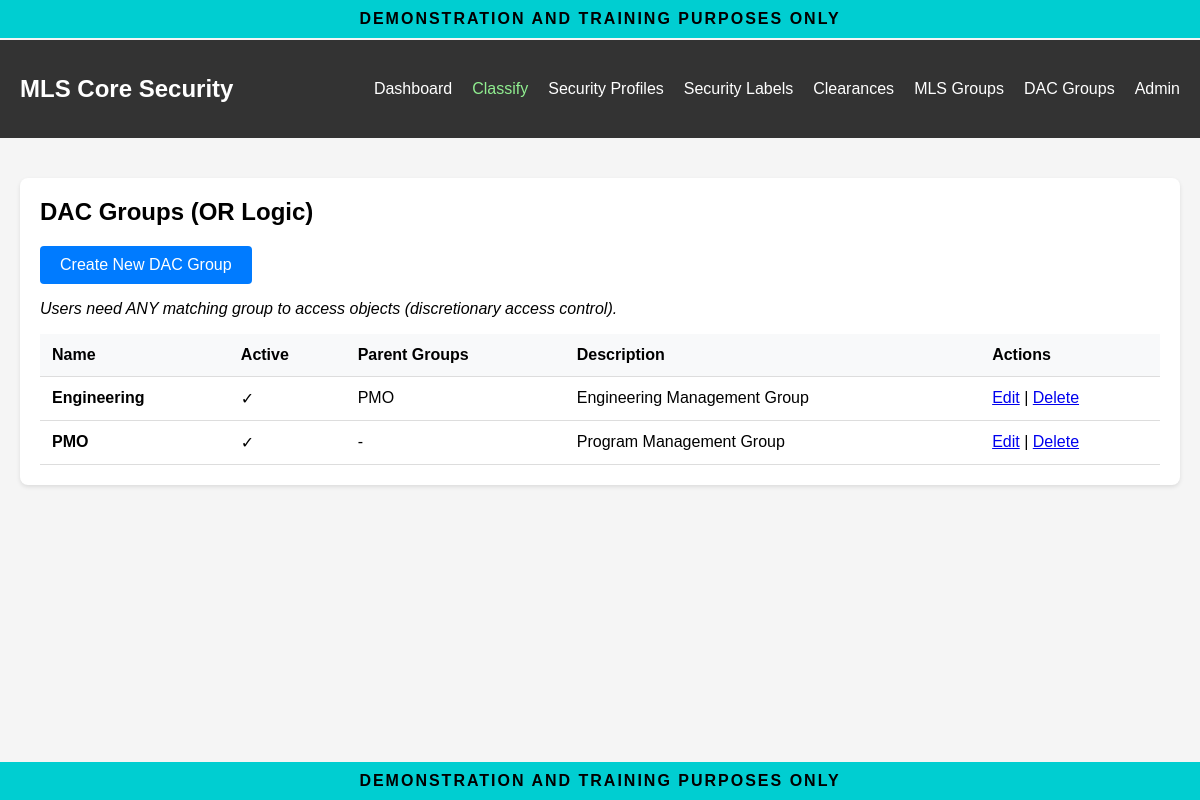
Page /mls/dac-groups/ (signed in) on the committed database.
### mls_core/models.py (models this page shows, shortened)
class DACGroup(models.Model):
    name = models.CharField(max_length=100, unique=True)
    description = models.TextField(blank=True)
    parent_groups = models.ManyToManyField(
        'self',
        symmetrical=False,
        related_name='child_dac_groups',
        blank=True,
        help_text="Parent groups (members inherit parent memberships)"
    )
    is_active = models.BooleanField(default=True)
    created_at = models.DateTimeField(auto_now_add=True)
    updated_at = models.DateTimeField(auto_now=True)
    class Meta:
        verbose_name = "DAC Group"
        verbose_name_plural = "DAC Groups"
        permissions = [
            ("manage_dac_groups", "Can manage DAC groups"),
        ]

### mls_core/views.py (the view)
# urls.py: path('dac-groups/', views.dac_group_list, name='dac_group_list'),
@login_required
@permission_required('mls_core.senior_security_manager', raise_exception=True)
def dac_group_list(request):
    groups = DACGroup.objects.prefetch_related('parent_groups')
    context = {'groups': groups}
    return render(request, 'mls_core/dac_group_list.html', context)

### mls_core/templates/mls_core/dac_group_list.html (shortened to what this page needs)
{% extends "mls_core/base.html" %}
{% block content %}
<div class="card">
    <h2>DAC Groups (OR Logic)</h2>
    <p>
        <a href="{% url 'mls_core:dac_group_create' %}" class="btn">Create New DAC Group</a>
    </p>
    <p><em>Users need ANY matching group to access objects (discretionary access control).</em></p>
    <table>
        <thead>
            <tr>
                <th>Name</th>
                <th>Active</th>
                <th>Parent Groups</th>
                <th>Description</th>
                <th>Actions</th>
            </tr>
        </thead>
        <tbody>
            {% for group in groups %}
            <tr>
                <td><strong>{{ group.name }}</strong></td>
                <td>{{ group.is_active|yesno:"✓,✗" }}</td>
                <td>
                    {% for parent in group.parent_groups.all %}
                        {{ parent.name }}{% if not forloop.last %}, {% endif %}
                    {% empty %}
                        -
                    {% endfor %}
                </td>
                <td>{{ group.description|truncatewords:10 }}</td>
                <td>
                    <a href="{% url 'mls_core:dac_group_edit' group.id %}">Edit</a> |
                    <a href="{% url 'mls_core:dac_group_delete' group.id %}">Delete</a>
                </td>
            </tr>
            {% empty %}
            <tr>
                <td colspan="5">No DAC groups found.</td>
            </tr>
            {% endfor %}
        </tbody>
    </table>
</div>
{% endblock %}

### mls_core/templates/mls_core/base.html (style rules this page uses)
body { font-family: Arial, sans-serif; margin: 0; padding: 0; background-color: #f5f5f5; padding-top: 40px; padding-bottom: 40px; }
.card { background-color: white; padding: 20px; border-radius: 8px; box-shadow: 0 2px 4px rgba(0,0,0,0.1); margin-bottom: 20px; }
.card h2 { margin-top: 0; }
.btn { display: inline-block; padding: 10px 20px; background-color: #007bff; color: white; text-decoration: none; border-radius: 4px; border: none; cursor: pointer; }
table { width: 100%; border-collapse: collapse; }
th, td { padding: 12px; text-align: left; border-bottom: 1px solid #ddd; }
th { background-color: #f8f9fa; font-weight: bold; }

### rows in the picture
DACGroup: name "Engineering", is_active "✓", description "Engineering Management Group"
DACGroup: name "PMO", is_active "✓", description "Program Management Group"
